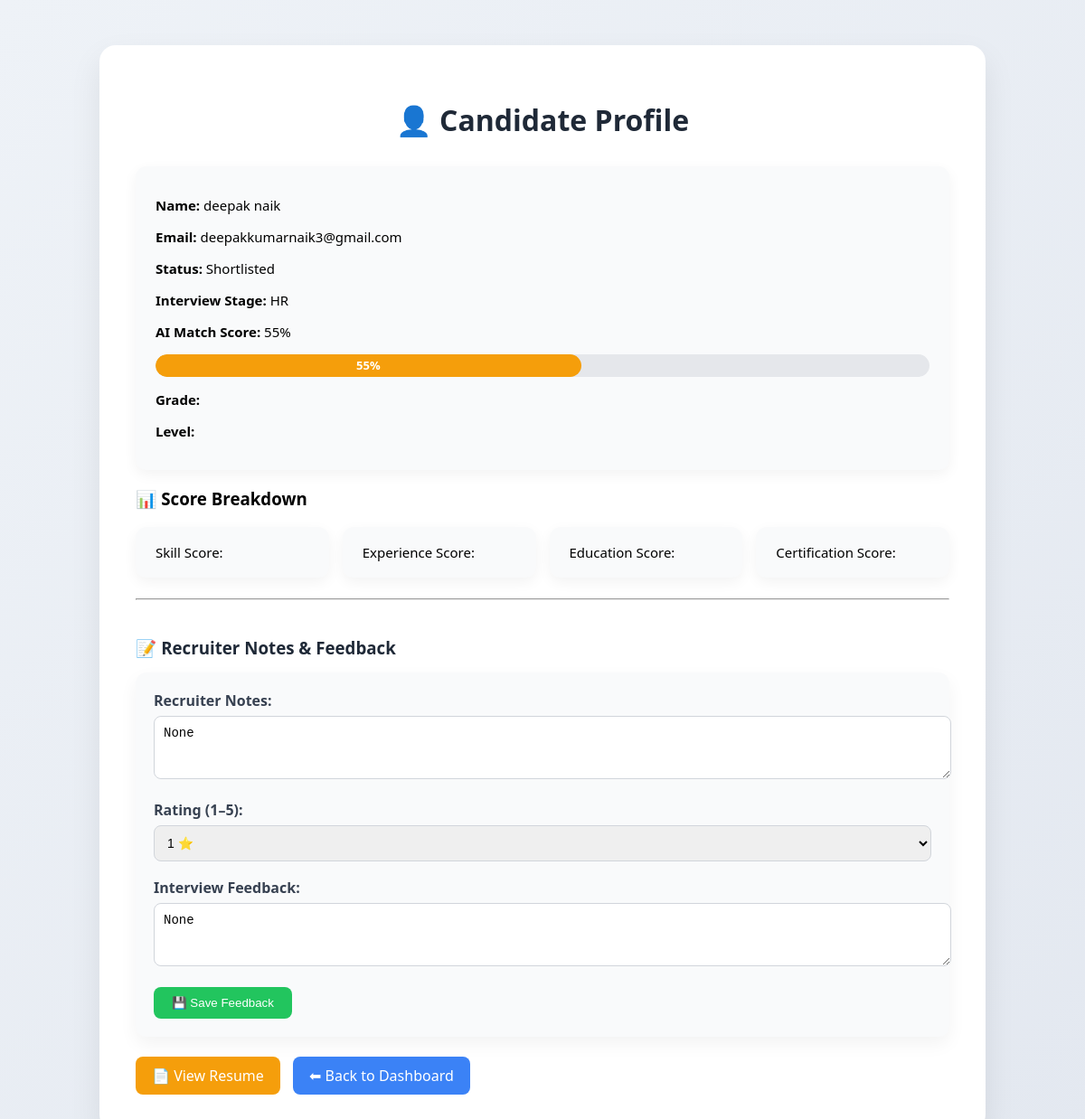
The page /candidate/21/ (signed in) on the database its author committed.
### recruitment/models.py (models this page shows, shortened)
class Candidate(models.Model):
    STAGE_CHOICES = [
        ('Applied', 'Applied'),
        ('Round 1', 'Round 1'),
        ('Round 2', 'Round 2'),
        ('HR', 'HR'),
        ('Selected', 'Selected'),
        ('Rejected', 'Rejected'),
    ]
    name = models.CharField(max_length=200)
    email = models.EmailField()
    resume = models.FileField(upload_to='resumes/')
    job_role = models.ForeignKey(JobRole, on_delete=models.CASCADE)
    score = models.IntegerField(default=0)
    status = models.CharField(max_length=20, default="Pending")
    interview_stage = models.CharField(
        max_length=20,
        choices=STAGE_CHOICES,
        default="Applied"
    )
    recruiter_notes = models.TextField(blank=True, null=True)
    rating = models.IntegerField(default=0)
    feedback = models.TextField(blank=True, null=True)
    created_at = models.DateTimeField(auto_now_add=True)

### recruitment/views.py (the view)
# urls.py: path('candidate/<int:id>/', views.candidate_detail, name='candidate_detail'),
@login_required
def candidate_detail(request, id):
    candidate = get_object_or_404(Candidate, id=id)
    return render(request, "candidate_detail.html", {"candidate": candidate})

### recruitment/templates/candidate_detail.html (shortened to what this page needs)
{% load static %}
<!DOCTYPE html>
<html>
<head>
    <link rel="stylesheet" href="{% static 'css/style.css' %}">
</head>
<body>
<div class="container">
    <h1>👤 Candidate Profile</h1>
    <div class="stat-box">
        <p><strong>Name:</strong> {{ candidate.name }}</p>
        <p><strong>Email:</strong> {{ candidate.email }}</p>
        <p><strong>Status:</strong> {{ candidate.status }}</p>
        <p><strong>Interview Stage:</strong> {{ candidate.interview_stage }}</p>
        <p><strong>AI Match Score:</strong> {{ candidate.score }}%</p>
        <div class="progress-container">
            <div class="progress-bar
                {% if candidate.score < 40 %}
                    low
                {% elif candidate.score < 70 %}
                    medium
                {% else %}
                    high
                {% endif %}
            "
            style="width: {{ candidate.score }}%;">
                {{ candidate.score }}%
            </div>
        </div>
        <p><strong>Grade:</strong> {{ candidate.grade }}</p>
        <p><strong>Level:</strong> {{ candidate.level }}</p>
    </div>
    <h3>📊 Score Breakdown</h3>
    <div class="dashboard-stats">
        <div class="stat-box">Skill Score: {{ candidate.skill_score }}</div>
        <div class="stat-box">Experience Score: {{ candidate.experience_score }}</div>
        <div class="stat-box">Education Score: {{ candidate.education_score }}</div>
        <div class="stat-box">Certification Score: {{ candidate.certification_score }}</div>
    </div>
    <hr>
    <h3 class="section-title">📝 Recruiter Notes & Feedback</h3>
    <form method="POST" action="{% url 'update_feedback' candidate.id %}" class="feedback-form">
        <div class="form-group">
            <label>Recruiter Notes:</label>
            <textarea name="recruiter_notes" rows="3">{{ candidate.recruiter_notes }}</textarea>
        </div>
        <div class="form-group">
            <label>Rating (1–5):</label>
            <select name="rating">
                <option value="1" {% if candidate.rating == 1 %}selected{% endif %}>1 ⭐</option>
            </select>
        </div>
        <div class="form-group">
            <label>Interview Feedback:</label>
            <textarea name="feedback" rows="3">{{ candidate.feedback }}</textarea>
        </div>
        <button type="submit" class="save-btn">
            💾 Save Feedback
        </button>
    </form>
    <br>
    <a href="{{ candidate.resume.url }}" target="_blank" class="btn btn-warning">
        📄 View Resume
    </a>
    <a href="{% url 'dashboard' %}" class="btn btn-primary">
        ⬅ Back to Dashboard
    </a>
</div>
</body>
</html>

### recruitment/static/css/style.css (style rules this page uses)
body { margin: 0; font-family: 'Segoe UI', sans-serif; background: linear-gradient(135deg, #eef2f7, #e3e8f0); }
.container { width: 75%; margin: 50px auto; background: #ffffff; padding: 40px; border-radius: 18px; box-shadow: 0 15px 35px rgba(0,0,0,0.08); }
.container h1 { text-align: center; margin-bottom: 30px; color: #1f2937; }
.stat-box { background: #f9fafb; padding: 18px 22px; border-radius: 12px; margin-bottom: 15px; box-shadow: 0 5px 15px rgba(0,0,0,0.05); font-size: 15px; }
.progress-container { width: 100%; background: #e5e7eb; border-radius: 20px; overflow: hidden; height: 25px; margin-top: 8px; margin-bottom: 15px; }
.progress-bar { height: 100%; line-height: 25px; text-align: center; color: white; font-size: 13px; font-weight: 600; border-radius: 20px; transition: width 0.6s ease-in-out; }
.progress-bar.medium { background: #f59e0b; }
.dashboard-stats { display: grid; grid-template-columns: repeat(auto-fit, minmax(180px, 1fr)); gap: 15px; }
.btn { display: inline-block; padding: 10px 18px; border-radius: 8px; text-decoration: none; font-weight: 500; margin-right: 10px; transition: 0.3s ease; }
.btn-primary { background: #3b82f6; color: white; }
.btn-warning { background: #f59e0b; color: white; }
.section-title { margin-top: 40px; margin-bottom: 15px; color: #1f2937; }
.feedback-form { background: #f9fafb; padding: 20px; border-radius: 12px; box-shadow: 0 8px 20px rgba(0,0,0,0.05); }
.form-group { margin-bottom: 18px; }
.form-group label { font-weight: 600; display: block; margin-bottom: 6px; color: #374151; }
.form-group textarea, .form-group select { width: 100%; padding: 10px; border-radius: 8px; border: 1px solid #d1d5db; font-size: 14px; transition: 0.3s ease; }
.save-btn { background: #22c55e; color: white; padding: 10px 20px; border-radius: 8px; border: none; font-weight: 500; cursor: pointer; transition: 0.3s ease; }

### rows shown on the page
Candidate: name "deepak naik", email "deepakkumarnaik3@gmail.com", status "Shortlisted", interview_stage "HR", score "55", recruiter_notes "None", feedback "None"
